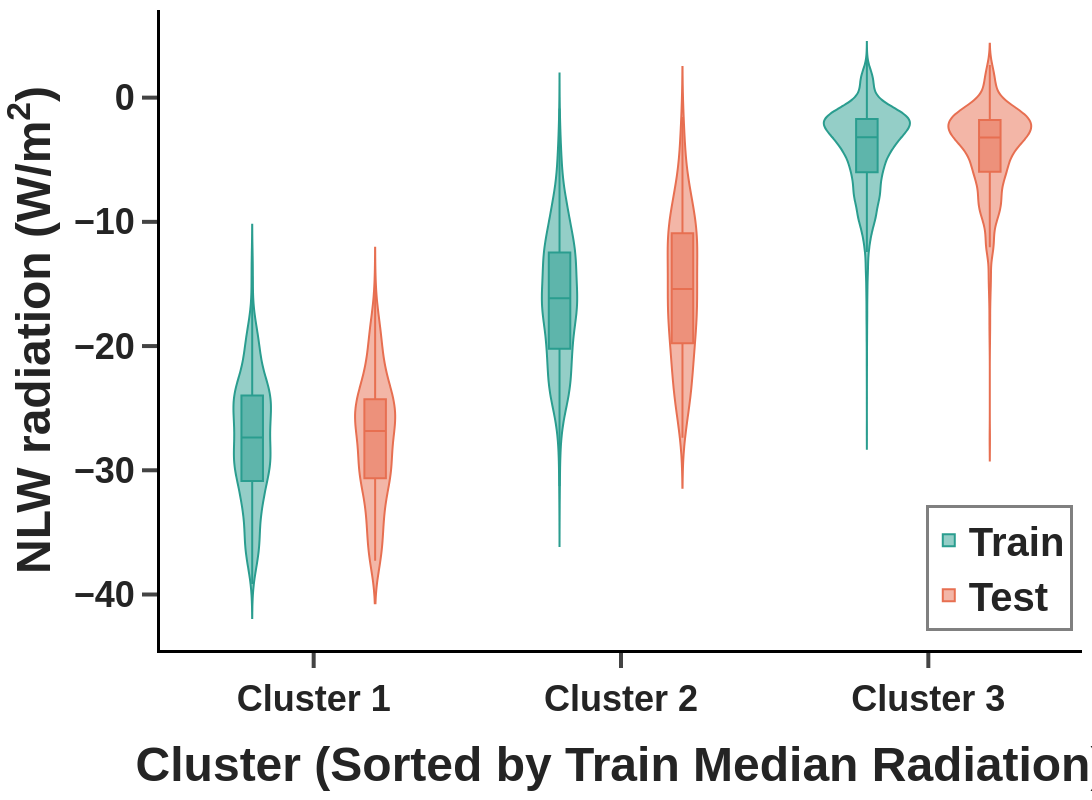

Notebook source saved alongside this figure:
### Code cell
records = []
for i in range(n_components):
    cluster_name = f"Cluster {i+1}"  # change 0-based to 1-based
    for val in cluster_radiation_values[i]:
        records.append({"Radiation": val, "Cluster": cluster_name, "Type": "Train"})
    for val in test_cluster_radiation_values[i]:
        records.append({"Radiation": val, "Cluster": cluster_name, "Type": "Test"})

df_violin = pd.DataFrame.from_records(records)

cluster_medians = df_violin[df_violin["Type"] == "Train"].groupby("Cluster")["Radiation"].median()
sorted_clusters = cluster_medians.sort_values().index.tolist()
df_violin["Cluster"] = pd.Categorical(df_violin["Cluster"], categories=sorted_clusters, ordered=True)

fig = px.violin(
    df_violin,
    x="Cluster",
    y="Radiation",
    color="Type",
    box=True,
    points=False,
    color_discrete_map={"Train": "#2a9d8f", "Test": "#e76f51"},
    # color_discrete_map={"Train": "#89C65C", "Test": "#39BCBC"},
    category_orders={"Cluster": sorted_clusters}
)

fig.update_layout(
    title=dict(
        x=0.5, y=0.94,
        font=dict(size=30)
    ),
    xaxis_title="Cluster (Sorted by Train Median Radiation)",
    yaxis_title="NLW radiation (W/m<sup>2</sup>)",
    xaxis_title_font=dict(size=48,family="Arial",weight='bold'),
    yaxis_title_font=dict(size=48,family="Arial",weight='bold'),
    xaxis_tickfont=dict(size=36,family="Arial",weight='bold'),
    yaxis_tickfont=dict(size=36,family="Arial",weight='bold'),
    violingap=0.2,
    height=800,
    width=1600,
    legend=dict(
        title_text="",
        x=0.99, y=0.03,
        xanchor='right',
        yanchor='bottom',
        font=dict(size=40,family="Arial",weight='bold'),
        bgcolor='rgba(255,255,255,0.8)',
        bordercolor='gray',
        borderwidth=3
    ),
    margin=dict(l=160, r=10, t=10, b=150),
    template='simple_white',
    xaxis=dict(showline=True, linewidth=3, linecolor='black', title_standoff=30, tickwidth=4, ticklen=15),
    yaxis=dict(showline=True, linewidth=3, linecolor='black', tickwidth=4, ticklen=15)
 )

fig.show()

### Figure 1 — Plotly figure (JSON) as saved in the notebook; plotly's stock layout.template omitted (floating-point values rounded to 4 significant figures; data arrays with more than 128 entries replaced by an {"elided": "..."} marker saying what was removed)
{"data": [{"alignmentgroup": "True", "box": {"visible": true}, "hovertemplate": "Type=Train<br>Cluster=%{x}<br>Radiation=%{y}<extra></extra>", "legendgroup": "Train", "marker": {"color": "#2a9d8f"}, "name": "Train", "offsetgroup": "Train", "orientation": "v", "points": false, "scalegroup": "True", "showlegend": true, "type": "violin", "x": {"elided": "5064 str values"}, "x0": " ", "xaxis": "x", "y": {"elided": "5064 float values"}, "y0": " ", "yaxis": "y"}, {"alignmentgroup": "True", "box": {"visible": true}, "hovertemplate": "Type=Test<br>Cluster=%{x}<br>Radiation=%{y}<extra></extra>", "legendgroup": "Test", "marker": {"color": "#e76f51"}, "name": "Test", "offsetgroup": "Test", "orientation": "v", "points": false, "scalegroup": "True", "showlegend": true, "type": "violin", "x": {"elided": "1266 str values"}, "x0": " ", "xaxis": "x", "y": {"elided": "1266 float values"}, "y0": " ", "yaxis": "y"}], "layout": {"height": 800, "legend": {"bgcolor": "rgba(255,255,255,0.8)", "bordercolor": "gray", "borderwidth": 3, "font": {"family": "Arial", "size": 40, "weight": "bold"}, "title": {"text": ""}, "tracegroupgap": 0, "x": 0.99, "xanchor": "right", "y": 0.03, "yanchor": "bottom"}, "margin": {"b": 150, "l": 160, "r": 10, "t": 10}, "title": {"font": {"size": 30}, "x": 0.5, "y": 0.94}, "violingap": 0.2, "violinmode": "group", "width": 1600, "xaxis": {"anchor": "y", "categoryarray": ["Cluster 1", "Cluster 2", "Cluster 3"], "categoryorder": "array", "domain": [0, 1], "linecolor": "black", "linewidth": 3, "showline": true, "tickfont": {"family": "Arial", "size": 36, "weight": "bold"}, "ticklen": 15, "tickwidth": 4, "title": {"font": {"family": "Arial", "size": 48, "weight": "bold"}, "standoff": 30, "text": "Cluster (Sorted by Train Median Radiation)"}}, "yaxis": {"anchor": "x", "domain": [0, 1], "linecolor": "black", "linewidth": 3, "showline": true, "tickfont": {"family": "Arial", "size": 36, "weight": "bold"}, "ticklen": 15, "tickwidth": 4, "title": {"font": {"family": "Arial", "size": 48, "weight": "bold"}, "text": "NLW radiation (W/m<sup>2</sup>)"}}}}
